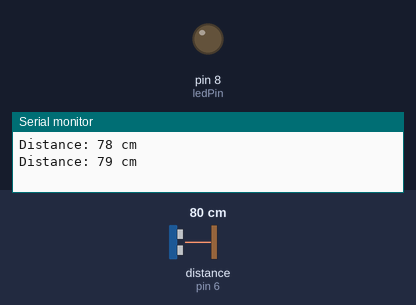
Recording of a sketch running on a simulated Arduino Uno, built with avr-gcc and run on an emulated ATmega328P. Shown: output pins drawn as LEDs (lit = HIGH), the last lines printed to the serial monitor. Wiring (inferred from the names in the program): ultrasonic range finder: trigger pin 7; echo pin 6. Inputs (shaded band) come from the test bench; at power-on: distance to the obstacle (sensor on pin 6) 80 cm. The echo pulse lasts 58.3 µs per cm; pins used as bus, display or sensor lines are not drawn.

Above: at 1.8 s.
1.9 s: distance to the obstacle (sensor on pin 6) set to 55 cm
3.4 s: distance to the obstacle (sensor on pin 6) set to 45 cm
At 4.4 s:
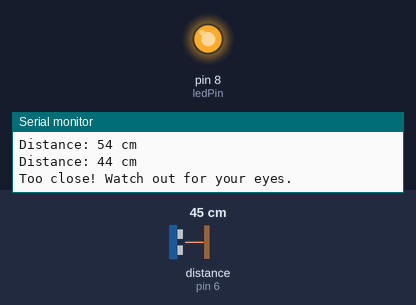
5.5 s: distance to the obstacle (sensor on pin 6) set to 60 cm
At 7.2 s:
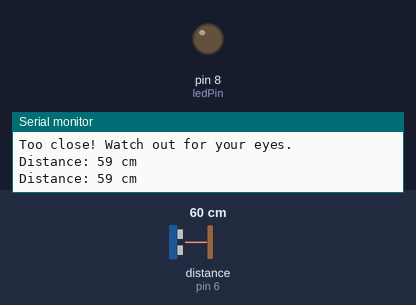
7.5 s: distance to the obstacle (sensor on pin 6) set to 2 cm
At 9.1 s:
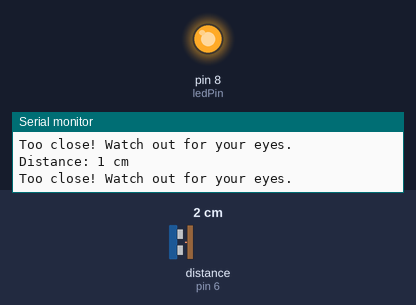
Timing chart, 0 to 10.5 s (numbered marks = the images above; inputs shaded):
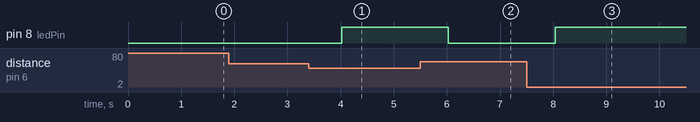

The sketch:

Multimedia_Final_Arduino.ino
```cpp
const int trigPin = 7;
const int echoPin = 6;
const int ledPin = 8;

long duration;
int distance;

void setup() {
  Serial.begin(9600);
  pinMode(trigPin, OUTPUT);
  pinMode(echoPin, INPUT);
  pinMode(ledPin, OUTPUT);
}

void loop() {
  digitalWrite(trigPin, LOW);
  delayMicroseconds(2);
  digitalWrite(trigPin, HIGH);
  delayMicroseconds(10);
  digitalWrite(trigPin, LOW);

  duration = pulseIn(echoPin, HIGH);
  distance = duration * 0.034 / 2;

  Serial.print("Distance: ");
  Serial.print(distance);
  Serial.println(" cm");

  if (distance < 50) {
    digitalWrite(ledPin, HIGH);
    Serial.println("Too close! Watch out for your eyes.");
  } else {
    digitalWrite(ledPin, LOW);
  }

  delay(1000);
}
```

Measured:
- the behaviour switches between 51 and 50 cm on distance to the obstacle (sensor on pin 6) (found by bisection; images 0 and 1)
- after the input at 3.4 s, pin 8 (ledPin): LOW → HIGH after 0.62 s
- after the input at 5.5 s, pin 8 (ledPin): HIGH → LOW after 0.53 s
- after the input at 7.5 s, pin 8 (ledPin): LOW → HIGH after 0.54 s
